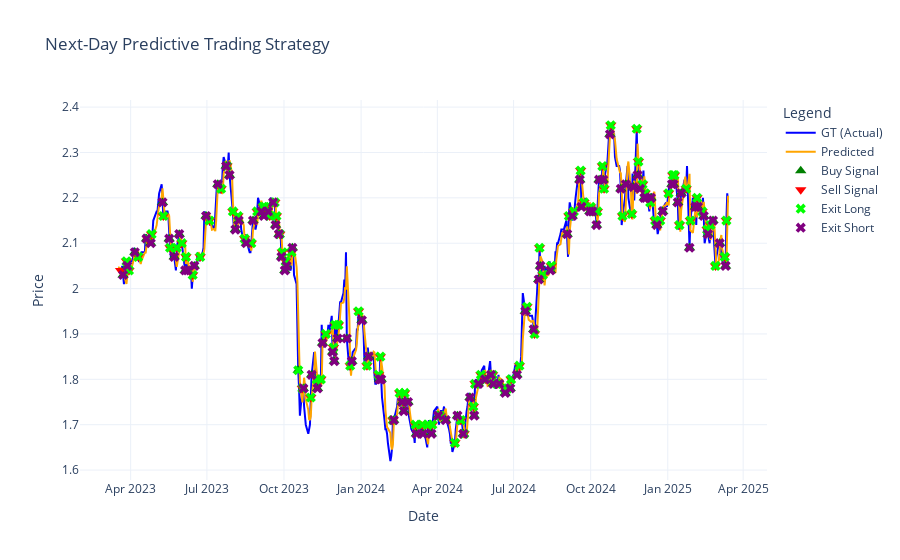

This figure's notebook cell:
### Code cell
import plotly.graph_objects as go

# Extract series
dates = test_df.index
gt = test_df['GT']
predict = test_df['Predict']

# Separate long/short entries & exits from the trade log
entry_long = trade_log_df[trade_log_df['Action'].str.contains("Open Long")]
entry_short = trade_log_df[trade_log_df['Action'].str.contains("Open Short")]
exit_long = trade_log_df[trade_log_df['Action'].str.contains("Close Long")]
exit_short = trade_log_df[trade_log_df['Action'].str.contains("Close Short")]

# Create the interactive plot
fig = go.Figure()

# Ground truth price line
fig.add_trace(go.Scatter(x=dates, y=gt, mode='lines', name='GT (Actual)', line=dict(color='blue')))

# Predicted price line
fig.add_trace(go.Scatter(x=dates, y=predict, mode='lines', name='Predicted', line=dict(color='orange')))

# Entry Long signals
fig.add_trace(go.Scatter(
    x=entry_long['Date'], y=entry_long['Price'],
    mode='markers',
    name='Buy Signal',
    marker=dict(symbol='triangle-up', size=10, color='green')
))

# Entry Short signals
fig.add_trace(go.Scatter(
    x=entry_short['Date'], y=entry_short['Price'],
    mode='markers',
    name='Sell Signal',
    marker=dict(symbol='triangle-down', size=10, color='red')
))

# Exit Long signals
fig.add_trace(go.Scatter(
    x=exit_long['Date'], y=exit_long['Price'],
    mode='markers',
    name='Exit Long',
    marker=dict(symbol='x', size=9, color='lime')
))

# Exit Short signals
fig.add_trace(go.Scatter(
    x=exit_short['Date'], y=exit_short['Price'],
    mode='markers',
    name='Exit Short',
    marker=dict(symbol='x', size=9, color='purple')
))

# Layout settings
fig.update_layout(
    title='Next-Day Predictive Trading Strategy',
    xaxis_title='Date',
    yaxis_title='Price',
    legend_title='Legend',
    template='plotly_white',
    hovermode='closest'
)

fig.show()
